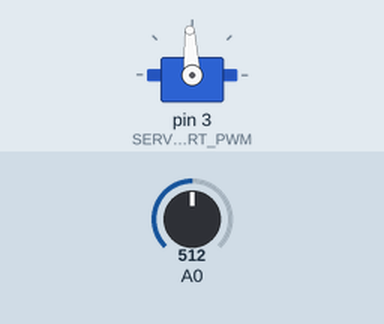
The sketch below on a simulated Arduino Uno, built with avr-gcc and run on an emulated ATmega328P. Shown: servo. The test bench sets the inputs (shaded band); at power-on: A0 = 512.

Above: at 1.2 s.
1.3 s: A0 set to 716
At 2.5 s:
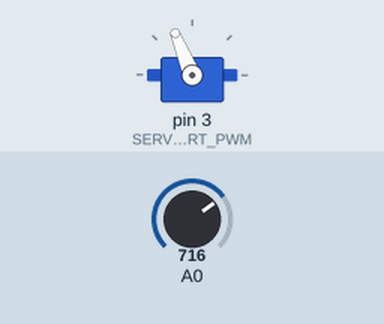
2.8 s: A0 set to 900
At 3.6 s:
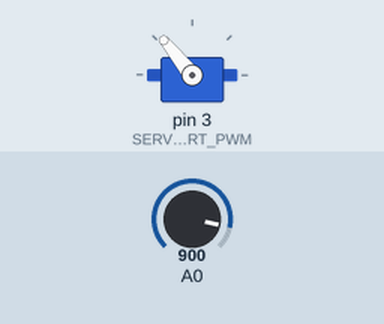
4.3 s: A0 set to 1023
At 4.7 s:
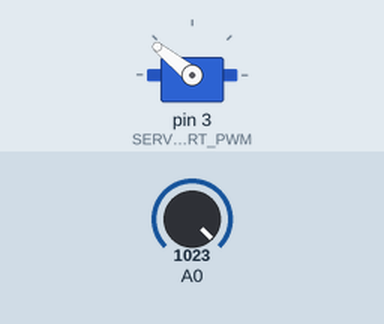
5.8 s: A0 set to 306
At 7.0 s:
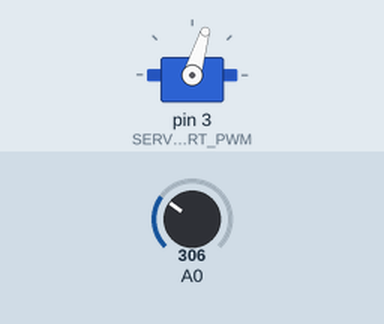
7.3 s: A0 set to 122
At 8.2 s:
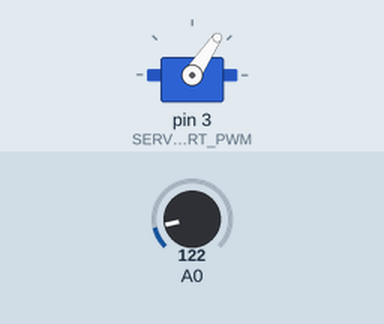
8.8 s: A0 set to 511
At 9.4 s:
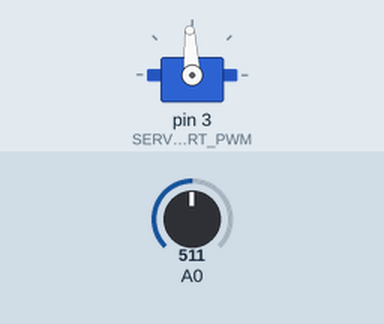
Timing chart, 0 to 11.3 s (numbered marks = the images above; inputs shaded):
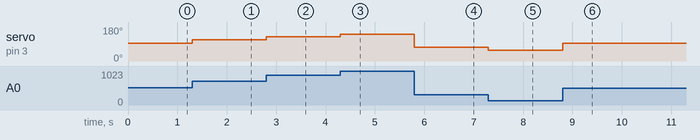

The sketch:

serv_sample.ino
```cpp
//---------------------------
// サーボモーター制御サンプル
// 入力値よりサーボモーター回転
//---------------------------

#include "servDrv.h"

void setup() {
  // サーボモーター制御初期化
  serv_init();
}

void loop() {
  // 仮でアナログピンから入力値を取得
  int pwm = analogRead(0);  // 本来アプリからの入力をサーボモーター制御へ渡す。

  // サーボモーター制御
  serv_pwm_control(pwm);
}
```

servDrv.cpp
```cpp
#include "arduino.h"
#include "Servo.h"
#include "servDrv.h"

Servo servo;

//---------------------------
// サーボモーター制御初期化
//---------------------------
void serv_init(void){
	servo.attach(SERV_PORT_PWM);
}

//---------------------------
// サーボモーターPWM制御
// pwm:0～1023(仮)
//---------------------------
void serv_pwm_control(int pwm){
	// 入力変換
	pwm = map(pwm, SERV_CNT_INPUT_LOW, SERV_CNT_INPUT_HI, SERV_CNT_OUTPUT_LOW, SERV_CNT_OUTPUT_HI);
	// パルス幅設定
	servo.writeMicroseconds(pwm);
}
```

servDrv.h
```cpp
#ifndef servDrv_H_
#define servDrv_H_

// 構成(モーター、ポート、入力値など)に合わせて変更
#define SERV_PORT_PWM          3  // サーボモーター制御 ポート
#define SERV_CNT_INPUT_LOW     0  // サーボモーター制御 入力下限
#define SERV_CNT_INPUT_HI   1023  // サーボモーター制御 入力上限
#define SERV_CNT_OUTPUT_LOW 1000  // サーボモーター制御 出力下限
#define SERV_CNT_OUTPUT_HI  2000  // サーボモーター制御 出力上限

extern void serv_init(void);
extern void serv_pwm_control(int pwm);
#endif
```

Measured:
- after the input at 1.3 s, servo on pin 3 (SERV_PORT_PWM): 93° → 112° at once
- after the input at 2.8 s, servo on pin 3 (SERV_PORT_PWM): 112° → 129° at once
- after the input at 4.3 s, servo on pin 3 (SERV_PORT_PWM): 129° → 141° at once
- after the input at 5.8 s, servo on pin 3 (SERV_PORT_PWM): 141° → 73° at once
- after the input at 7.3 s, servo on pin 3 (SERV_PORT_PWM): 73° → 56° at once
- after the input at 8.8 s, servo on pin 3 (SERV_PORT_PWM): 56° → 93° at once
